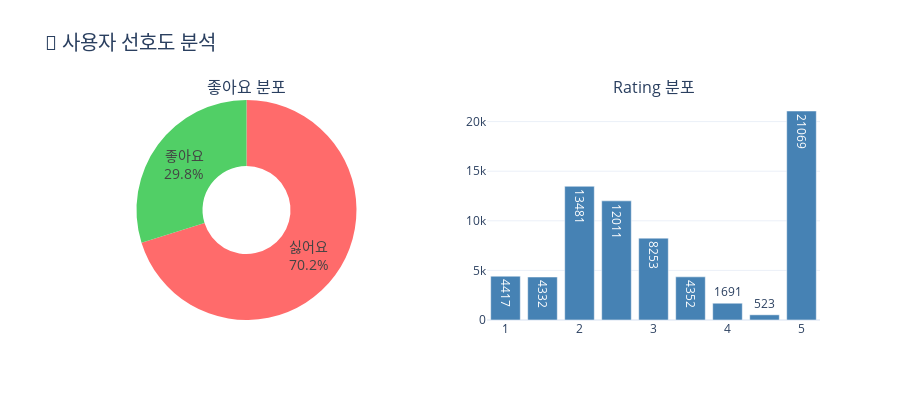

Write notebook code for a chart like this one.
### Code cell
# 좋아요 vs 싫어요
fig = make_subplots(
    rows=1, cols=2,
    specs=[[{"type": "pie"}, {"type": "bar"}]],
    subplot_titles=('좋아요 분포', 'Rating 분포')
)

# Pie chart - 좋아요
liked_counts = df['liked'].value_counts()
fig.add_trace(
    go.Pie(
        labels=['싫어요', '좋아요'],
        values=liked_counts.values,
        hole=.4,
        marker_colors=['#ff6b6b', '#51cf66'],
        textinfo='label+percent',
        textfont_size=14
    ),
    row=1, col=1
)

# Bar chart - Rating
rating_counts = df['rating'].value_counts().sort_index()
fig.add_trace(
    go.Bar(
        x=rating_counts.index,
        y=rating_counts.values,
        marker_color='steelblue',
        text=rating_counts.values,
        textposition='auto'
    ),
    row=1, col=2
)

fig.update_layout(
    title_text='🎵 사용자 선호도 분석',
    title_font_size=20,
    height=400,
    showlegend=False
)

fig.show()

print(f"📊 좋아요 비율: {df['liked'].mean()*100:.1f}%")
print(f"📊 평균 Rating: {df['rating'].mean():.2f}/5.0")

### Figure 1 — Plotly figure (JSON) as saved in the notebook; plotly's stock layout.template omitted (floating-point values rounded to 4 significant figures)
{"data": [{"domain": {"x": [0, 0.45], "y": [0, 1]}, "hole": 0.4, "labels": ["싫어요", "좋아요"], "marker": {"colors": ["#ff6b6b", "#51cf66"]}, "textfont": {"size": 14}, "textinfo": "label+percent", "type": "pie", "values": [49222, 20907]}, {"marker": {"color": "steelblue"}, "text": [4417.0, 4332.0, 13480.0, 12010.0, 8253.0, 4352.0, 1691.0, 523.0, 21070.0], "textposition": "auto", "type": "bar", "x": [1.0, 1.5, 2.0, 2.5, 3.0, 3.5, 4.0, 4.5, 5.0], "xaxis": "x", "y": [4417, 4332, 13481, 12011, 8253, 4352, 1691, 523, 21069], "yaxis": "y"}], "layout": {"annotations": [{"font": {"size": 16}, "showarrow": false, "text": "좋아요 분포", "x": 0.225, "xanchor": "center", "xref": "paper", "y": 1, "yanchor": "bottom", "yref": "paper"}, {"font": {"size": 16}, "showarrow": false, "text": "Rating 분포", "x": 0.775, "xanchor": "center", "xref": "paper", "y": 1, "yanchor": "bottom", "yref": "paper"}], "height": 400, "showlegend": false, "title": {"font": {"size": 20}, "text": "🎵 사용자 선호도 분석"}, "xaxis": {"anchor": "y", "domain": [0.55, 1]}, "yaxis": {"anchor": "x", "domain": [0, 1]}}}
